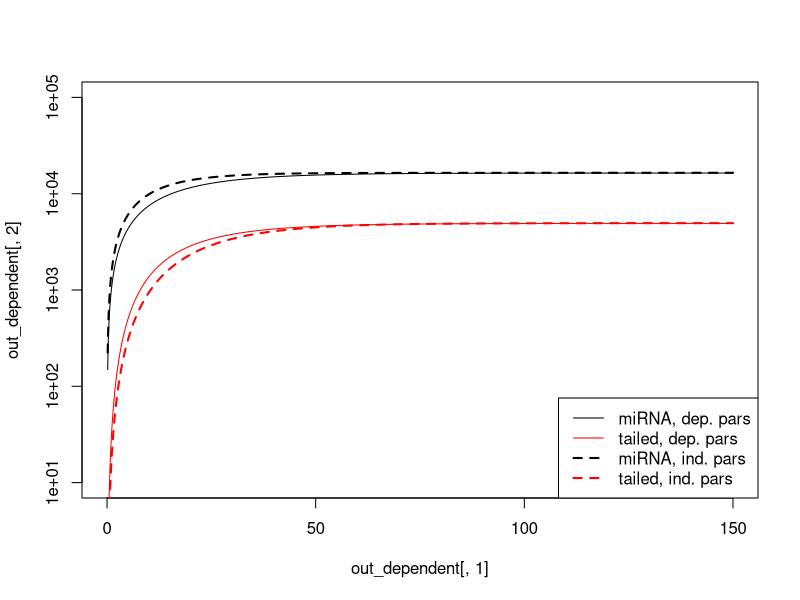

Source code (R):

library(deSolve)

TEST_SYSTEM <- function(t, state, parameters) {
	with(as.list(c(state, parameters)), {
		dX0 <- a - (B0 + k0) * X0
		dX1 <- k0*X0 - B1*X1
		list(c(dX0, dX1))
	})
}
parameters_dependent <- c(a = 1e3, B0 = 0.001, k0 = 0.06, B1=0.2)
parameters_independent <- c(a = 1.5e3, B0 = 0.070, k0 = 0.021, B1=0.070)

state <- c(X0=0, X1=0)
times <- seq(0, 150, length.out=1000)
out_dependent <- ode(y = state, times = times, func = TEST_SYSTEM, parms = parameters_dependent)
out_independent <- ode(y = state, times = times, func = TEST_SYSTEM, parms = parameters_independent)

plot(out_dependent[, 1], out_dependent[, 2], log='y', type="l", ylim=c(10, 1e5))
lines(out_dependent[, 1], out_dependent[, 3], col="red")

lines(out_independent[, 1], out_independent[, 2], lty=2, lwd=2)
lines(out_independent[, 1], out_independent[, 3], lty=2, lwd=2, col="red")

legend("bottomright", legend=c("miRNA, dep. pars", "tailed, dep. pars",
                               "miRNA, ind. pars", "tailed, ind. pars"),
	   lty=c(1, 1, 2, 2), lwd=c(1, 1, 2, 2),
	   col=c("black", "red", "black", "red"))
